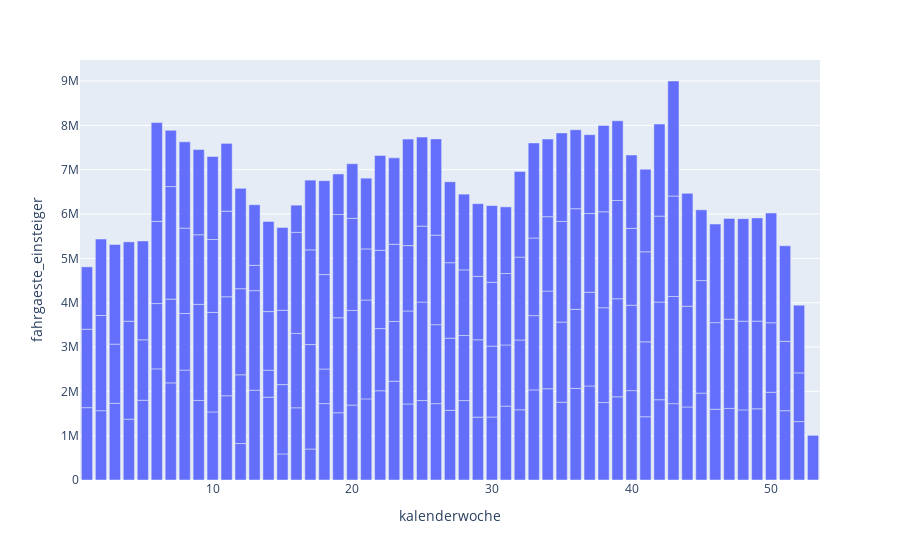

This figure's notebook cell:
### Code cell
# Plot historical a barchart 
import plotly.express as px
px.bar(df, x="kalenderwoche", y="fahrgaeste_einsteiger")

### Figure 1 — Plotly figure (JSON) as saved in the notebook; plotly's stock layout.template omitted (floating-point values rounded to 4 significant figures; data arrays with more than 128 entries replaced by an {"elided": "..."} marker saying what was removed)
{"data": [{"alignmentgroup": "True", "hovertemplate": "kalenderwoche=%{x}<br>fahrgaeste_einsteiger=%{y}<extra></extra>", "legendgroup": "", "marker": {"color": "#636efa", "pattern": {"shape": ""}}, "name": "", "offsetgroup": "", "orientation": "v", "showlegend": false, "textposition": "auto", "type": "bar", "x": {"elided": "195 int values"}, "xaxis": "x", "y": {"elided": "195 int values"}, "yaxis": "y"}], "layout": {"autosize": true, "barmode": "relative", "legend": {"tracegroupgap": 0}, "margin": {"t": 60}, "xaxis": {"anchor": "y", "autorange": true, "domain": [0, 1], "range": [0.5, 53.5], "title": {"text": "kalenderwoche"}, "type": "linear"}, "yaxis": {"anchor": "x", "autorange": true, "domain": [0, 1], "range": [0, 9475000.0], "title": {"text": "fahrgaeste_einsteiger"}, "type": "linear"}}}
